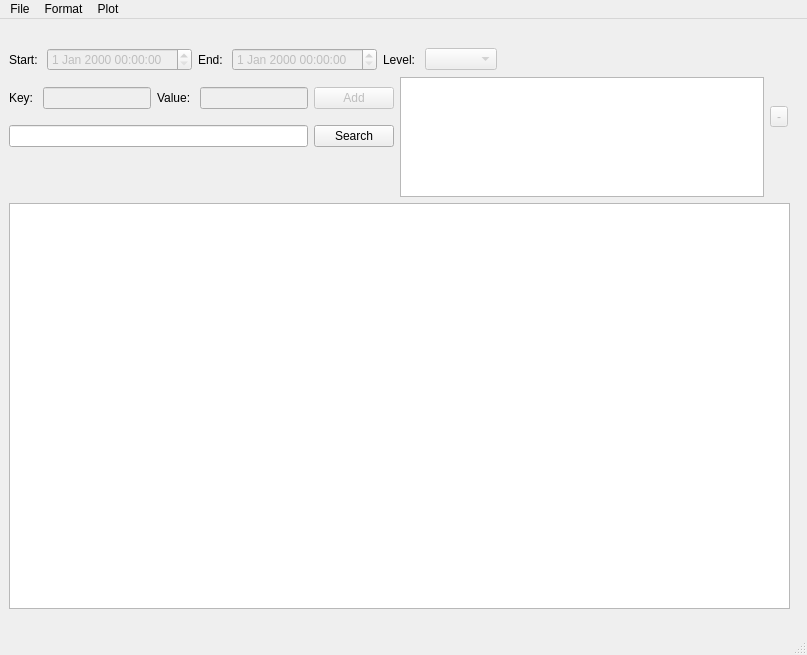
<?xml version="1.0" encoding="UTF-8"?>
<ui version="4.0">
 <class>MainWindow</class>
 <widget class="QMainWindow" name="MainWindow">
  <property name="geometry">
   <rect>
    <x>0</x>
    <y>0</y>
    <width>807</width>
    <height>655</height>
   </rect>
  </property>
  <property name="windowTitle">
   <string>MainWindow</string>
  </property>
  <widget class="QWidget" name="centralwidget">
   <widget class="QWidget" name="verticalLayoutWidget">
    <property name="geometry">
     <rect>
      <x>9</x>
      <y>9</y>
      <width>781</width>
      <height>601</height>
     </rect>
    </property>
    <layout class="QVBoxLayout" name="verticalLayout">
     <property name="sizeConstraint">
      <enum>QLayout::SetMaximumSize</enum>
     </property>
     <item>
      <layout class="QHBoxLayout" name="horizontalLayout_2">
       <item>
        <widget class="QLabel" name="labelFormat">
         <property name="text">
          <string/>
         </property>
        </widget>
       </item>
      </layout>
     </item>
     <item>
      <layout class="QHBoxLayout" name="horizontalLayout_3">
       <item>
        <widget class="QLabel" name="label">
         <property name="text">
          <string>Start: </string>
         </property>
        </widget>
       </item>
       <item>
        <widget class="QDateTimeEdit" name="dateTimeEditStart">
         <property name="enabled">
          <bool>false</bool>
         </property>
        </widget>
       </item>
       <item>
        <widget class="QLabel" name="label_2">
         <property name="text">
          <string>End: </string>
         </property>
        </widget>
       </item>
       <item>
        <widget class="QDateTimeEdit" name="dateTimeEditEnd">
         <property name="enabled">
          <bool>false</bool>
         </property>
        </widget>
       </item>
       <item>
        <widget class="QLabel" name="label_3">
         <property name="text">
          <string>Level: </string>
         </property>
        </widget>
       </item>
       <item>
        <widget class="QComboBox" name="comboBoxLevel">
         <property name="enabled">
          <bool>false</bool>
         </property>
        </widget>
       </item>
       <item>
        <spacer name="horizontalSpacer">
         <property name="orientation">
          <enum>Qt::Horizontal</enum>
         </property>
         <property name="sizeHint" stdset="0">
          <size>
           <width>40</width>
           <height>20</height>
          </size>
         </property>
        </spacer>
       </item>
      </layout>
     </item>
     <item>
      <layout class="QHBoxLayout" name="horizontalLayout_4">
       <item>
        <layout class="QVBoxLayout" name="verticalLayout_2" stretch="0,0,0">
         <item>
          <layout class="QHBoxLayout" name="horizontalLayout_5">
           <item>
            <widget class="QLabel" name="label_4">
             <property name="text">
              <string>Key: </string>
             </property>
            </widget>
           </item>
           <item>
            <widget class="QLineEdit" name="lineEditKey">
             <property name="enabled">
              <bool>false</bool>
             </property>
            </widget>
           </item>
           <item>
            <widget class="QLabel" name="label_5">
             <property name="text">
              <string>Value: </string>
             </property>
            </widget>
           </item>
           <item>
            <widget class="QLineEdit" name="lineEditValue">
             <property name="enabled">
              <bool>false</bool>
             </property>
            </widget>
           </item>
           <item>
            <widget class="QPushButton" name="pushButtonAdd">
             <property name="enabled">
              <bool>false</bool>
             </property>
             <property name="text">
              <string>Add</string>
             </property>
            </widget>
           </item>
          </layout>
         </item>
         <item>
          <layout class="QHBoxLayout" name="horizontalLayout_6">
           <item>
            <widget class="QLineEdit" name="lineEditSearch"/>
           </item>
           <item>
            <widget class="QPushButton" name="pushButtonSearch">
             <property name="text">
              <string>Search</string>
             </property>
            </widget>
           </item>
          </layout>
         </item>
         <item>
          <spacer name="verticalSpacer">
           <property name="orientation">
            <enum>Qt::Vertical</enum>
           </property>
           <property name="sizeType">
            <enum>QSizePolicy::Minimum</enum>
           </property>
           <property name="sizeHint" stdset="0">
            <size>
             <width>20</width>
             <height>40</height>
            </size>
           </property>
          </spacer>
         </item>
        </layout>
       </item>
       <item>
        <widget class="QTableWidget" name="tableWidgetKeyValues">
         <property name="enabled">
          <bool>true</bool>
         </property>
         <property name="sizePolicy">
          <sizepolicy hsizetype="Expanding" vsizetype="Minimum">
           <horstretch>0</horstretch>
           <verstretch>0</verstretch>
          </sizepolicy>
         </property>
         <property name="maximumSize">
          <size>
           <width>16777215</width>
           <height>120</height>
          </size>
         </property>
        </widget>
       </item>
       <item>
        <layout class="QVBoxLayout" name="verticalLayout_3">
         <item>
          <widget class="QToolButton" name="toolButtonRemove">
           <property name="enabled">
            <bool>false</bool>
           </property>
           <property name="text">
            <string>-</string>
           </property>
          </widget>
         </item>
         <item>
          <spacer name="verticalSpacer_2">
           <property name="orientation">
            <enum>Qt::Vertical</enum>
           </property>
           <property name="sizeType">
            <enum>QSizePolicy::Minimum</enum>
           </property>
           <property name="sizeHint" stdset="0">
            <size>
             <width>20</width>
             <height>40</height>
            </size>
           </property>
          </spacer>
         </item>
        </layout>
       </item>
      </layout>
     </item>
     <item>
      <widget class="QListView" name="listView"/>
     </item>
     <item>
      <layout class="QHBoxLayout" name="horizontalLayout" stretch="5,1">
       <item>
        <widget class="QLabel" name="lablePath">
         <property name="text">
          <string/>
         </property>
        </widget>
       </item>
       <item>
        <widget class="QLabel" name="lableCount">
         <property name="text">
          <string/>
         </property>
        </widget>
       </item>
      </layout>
     </item>
    </layout>
   </widget>
  </widget>
  <widget class="QMenuBar" name="menubar">
   <property name="geometry">
    <rect>
     <x>0</x>
     <y>0</y>
     <width>807</width>
     <height>22</height>
    </rect>
   </property>
   <widget class="QMenu" name="menuFile">
    <property name="title">
     <string>File</string>
    </property>
    <widget class="QMenu" name="menuRecent">
     <property name="title">
      <string>Recent</string>
     </property>
    </widget>
    <addaction name="actionOpen"/>
    <addaction name="menuRecent"/>
    <addaction name="separator"/>
    <addaction name="actionExit"/>
   </widget>
   <widget class="QMenu" name="menuFormat">
    <property name="title">
     <string>Format</string>
    </property>
    <addaction name="actionConfigure"/>
    <addaction name="separator"/>
   </widget>
   <widget class="QMenu" name="menuPlot">
    <property name="title">
     <string>Plot</string>
    </property>
    <addaction name="actionDraw"/>
   </widget>
   <addaction name="menuFile"/>
   <addaction name="menuFormat"/>
   <addaction name="menuPlot"/>
  </widget>
  <widget class="QStatusBar" name="statusbar"/>
  <action name="actionOpen">
   <property name="text">
    <string>Open</string>
   </property>
  </action>
  <action name="actionConfigure">
   <property name="text">
    <string>Conigure</string>
   </property>
  </action>
  <action name="actionExit">
   <property name="text">
    <string>Exit</string>
   </property>
  </action>
  <action name="actionNew">
   <property name="text">
    <string>New</string>
   </property>
  </action>
  <action name="actionDraw">
   <property name="text">
    <string>Draw</string>
   </property>
  </action>
 </widget>
 <resources/>
 <connections/>
</ui>
